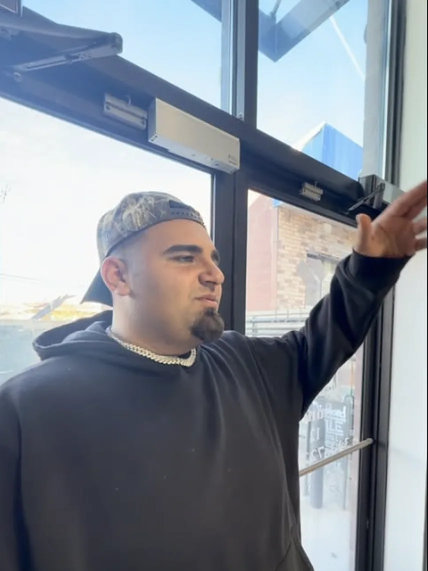
#> input picture zuco/media/owner.webp, 856 x 1141 px (shown at 1/2 size); its folder holds only this picture in this run
$ python fontmatch.py ../../media/owner.webp ../../media/rosebangle.webp ../og.png
#> lines starting #> are read from the running program, lines starting #| are printed output that depends on the picture; after the words box and inside, x2 and y2 are one past the last pixel; in counts of white or black regions, pixels touching at a corner belong together
"""Score candidate fonts against the ZU & CO. lettering of the logo.
Per-glyph IoU after scaling each rendered glyph to the logo glyph's bbox height and aligning centres."""
import sys, glob, os
import numpy as np, cv2
from PIL import Image, ImageDraw, ImageFont
SRC, FONTDIR, OUT = sys.argv[1], sys.argv[2], sys.argv[3]
g = cv2.imread(SRC, cv2.IMREAD_GRAYSCALE)
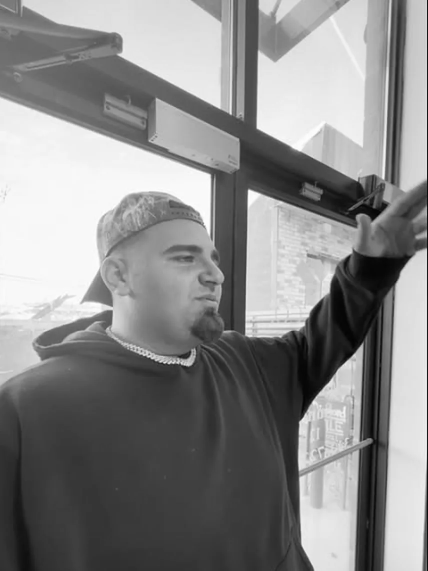
#> g: shape (1141, 856) (shown at 1/2 size); min 0, max 255, mean 136.8
H, W = g.shape
#> H = 1141; W = 856
# text band: lower part of logo, find rows with ink below the diamond
bw = (g > 128).astype(np.uint8)
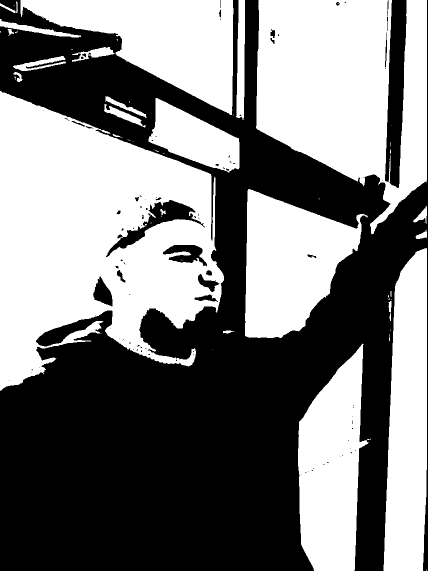
#> bw: shape (1141, 856) (shown at 1/2 size); values 0 (black) and 1 (white), 49.2% white; 58 white regions (34 under 20 px), largest, box (x1, y1, x2, y2) and area: (0, 182, 448, 782) 167464, (512, 0, 854, 469) 104383, (41, 0, 467, 230) 49050
n, lab, st, cen = cv2.connectedComponentsWithStats(bw)
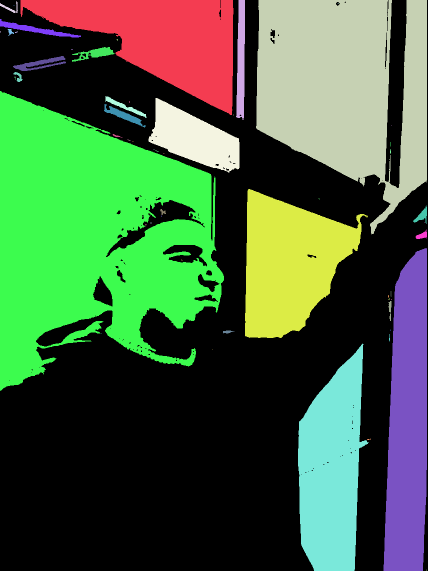
#> lab: shape (1141, 856) int32 (shown at 1/2 size); 59 distinct labels, from 0 to 58; one colour per label, 0 black
#> n = 59; st = 59 rows, first 6: [0, 0, 856, 1141, 495759], [41, 0, 426, 230, 49050], [472, 0, 18, 240, 3356], [512, 0, 342, 469, 104383], [0, 2, 36, 24, 202], [675, 6, 2, 2, 3]; cen = 59 pairs, first value 0.4 to 852, second value 6.67 to 1139.5
comps = [(i, st[i]) for i in range(1, n) if st[i][4] > 200]
#> comps = 16 items, first 6: (1, [41, 0, 426, 230, 49050]), (2, [472, 0, 18, 240, 3356]), (3, [512, 0, 342, 469, 104383]), (4, [0, 2, 36, 24, 202]), (7, [0, 38, 162, 37, 1484]), (12, [144, 94, 85, 30, 1024])
# the text line: components whose top is below the bottom of the diamond (largest comps)
ys = sorted(comps, key=lambda c: -c[1][4])
#> ys = 16 items, first 6: (17, [0, 182, 448, 600, 167464]), (3, [512, 0, 342, 469, 104383]), (1, [41, 0, 426, 230, 49050]), (33, [490, 378, 246, 298, 45551]), (42, [767, 496, 87, 645, 45382]), (55, [596, 687, 142, 454, 44150])
diam_bottom = max(c[1][1] + c[1][3] for c in ys[:4])
#> diam_bottom = 782
text = [c for c in comps if c[1][1] > diam_bottom]
#> text = []
text.sort(key=lambda c: c[1][0])
print('text comps', [(int(c[1][0]), int(c[1][3])) for c in text])
#| text comps []
chars = list('ZU&CO.')
glyphs = []
for (i, s), ch in zip(text, chars):
    x, y, w, h, a = s
    m = (lab[y:y+h, x:x+w] == i).astype(np.uint8)
    glyphs.append((ch, m, s))
#> this loop made 0 passes
#> after the loop, glyphs = []
#> (the run stopped early here; a loop or call above may not have finished)
